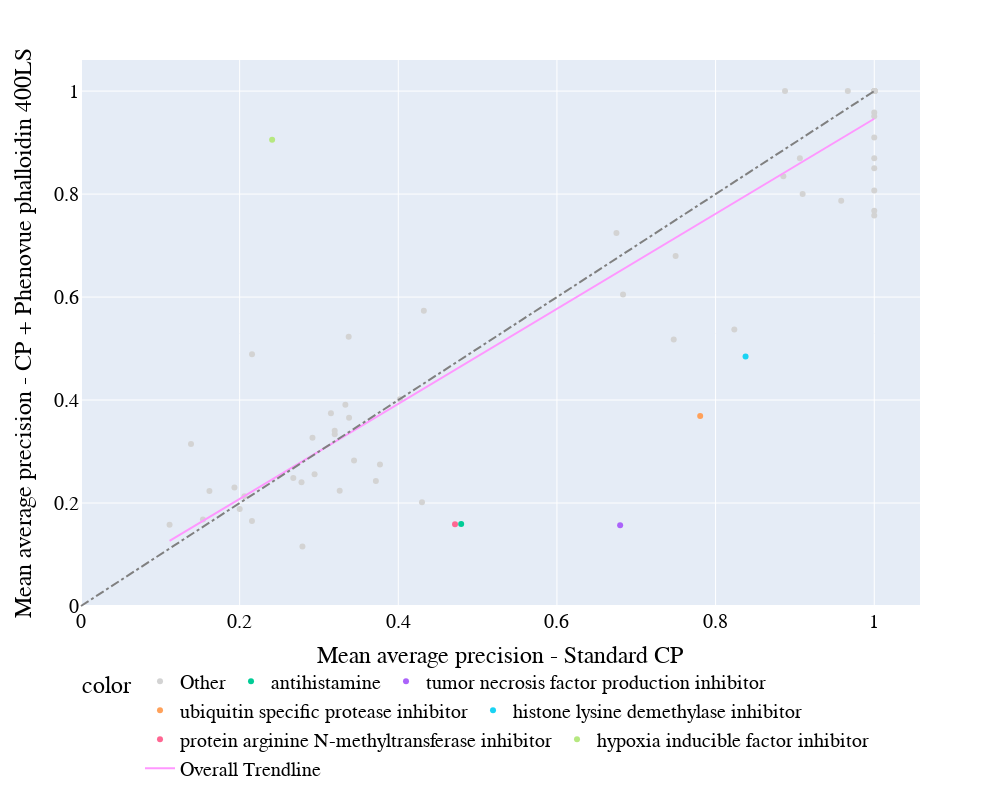

Notebook source saved alongside this figure:
### Code cell
scatter_plot_comparison_colorblack_trendline(df_controls,col1='Standard CP', col2='CP + Phenovue phalloidin 400LS')

### Figure 1 — Plotly figure (JSON) as saved in the notebook; plotly's stock layout.template omitted (floating-point values rounded to 4 significant figures)
{"data": [{"hovertemplate": "<b>%{hovertext}</b><br><br>color=Other<br>Mean average precision - Standard CP=%{x}<br>Mean average precision - CP + Phenovue phalloidin 400LS=%{y}<extra></extra>", "hovertext": ["tumor necrosis factor production inhibitor", "acetylcholine receptor antagonist", "pyruvate dehydrogenase kinase inhibitor", "protein tyrosine kinase inhibitor", "antihistamine", "hepatocyte growth factor receptor inhibitor", "CHK inhibitor", "glycogen synthase kinase inhibitor", "histone lysine methyltransferase inhibitor", "inosine monophosphate dehydrogenase inhibitor", "CDC inhibitor", "PARP inhibitor", "bromodomain inhibitor", "glycogen synthase kinase inhibitor", "JAK inhibitor", "Apoptosis inducer (ATP-competitive kinase inhibitor)", "hepatocyte growth factor receptor inhibitor", "bromodomain inhibitor", "MEK inhibitor", "Aurora kinase inhibitor", "LXR agonist", "phospholipase inhibitor", "IGF-1 inhibitor", "tricyclic antidepressant", "phosphodiesterase inhibitor", "beta-catenin inhibitor", "JNK inhibitor", "LXR agonist", "DNA inhibitor", "kinesin inhibitor", "phosphoinositide dependent kinase inhibitor", "RAF inhibitor", "FGFR inhibitor", "Bcr-Abl kinase inhibitor", "AMPK inhibitor", "pyruvate dehydrogenase kinase inhibitor", "phospholipase inhibitor", "Aurora kinase inhibitor", "JAK inhibitor", "tricyclic antidepressant", "PARP inhibitor", "BCL inhibitor", "inosine monophosphate dehydrogenase inhibitor", "MEK inhibitor", "histone lysine methyltransferase inhibitor", "HDAC inhibitor", "HDAC inhibitor", "BCL inhibitor", "phosphodiesterase inhibitor", "kinesin inhibitor", "CDK inhibitor", "CDC inhibitor", "RAF inhibitor", "protein tyrosine kinase inhibitor", "MAP kinase inhibitor", "ER stressor (SERCA inhibitor)", "protein arginine N-methyltransferase inhibitor", "Apoptosis inducer (transcription inhibitor)", "phosphoinositide dependent kinase inhibitor", "FGFR inhibitor", "DNA inhibitor", "smoothened receptor agonist", "JNK inhibitor", "CHK inhibitor", "EGFR inhibitor", "androgen receptor modulator", "HMGCR inhibitor", "acetylcholine receptor antagonist", "p38 MAPK inhibitor", "mTOR inhibitor", "EGFR inhibitor", "HMGCR inhibitor", "IGF-1 inhibitor", "Bcr-Abl kinase inhibitor", "MAP kinase inhibitor", "p38 MAPK inhibitor", "ubiquitin specific protease inhibitor", "beta-catenin inhibitor", "CDK inhibitor", "histone lysine demethylase inhibitor", "androgen receptor modulator", "mTOR inhibitor", "smoothened receptor agonist", "hypoxia inducible factor inhibitor"], "legendgroup": "Other", "marker": {"color": "lightgrey", "symbol": "circle"}, "mode": "markers", "name": "Other", "orientation": "v", "showlegend": true, "type": "scatter", "x": [0.2945, 0.3199, 1, 0.2676, 0.3375, 1, 1, 1, 0.3198, 1, 1, 0.2918, 0.8875, 1, 0.3151, 1, 0.1537, 1, 0.675, 1, 1, 0.3333, 1, 0.1387, 0.3261, 0.278, 0.3717, 0.6833, 0.2791, 1, 1, 0.3442, 1, 1, 1, 1, 1, 1, 0.7496, 0.206, 1, 1, 0.9583, 1, 1, 1, 1, 0.9097, 0.1117, 1, 1, 0.3769, 1, 0.1934, 0.402, 1, 1, 1, 1, 1, 1, 0.7472, 0.4298, 1, 0.4322, 0.1619, 0.3379, 0.2156, 1, 1, 1, 0.2001, 1, 0.9667, 0.9062, 0.8236, 1, 1, 1, 1, 0.2155, 1, 0.8854, 1], "xaxis": "x", "y": [0.2559, 0.3336, 0.85, 0.2487, 0.5229, 1, 1, 1, 0.3402, 1, 1, 0.3269, 1, 1, 0.3743, 1, 0.1681, 1, 0.7242, 1, 1, 0.3909, 1, 0.3148, 0.2237, 0.2405, 0.2428, 0.6049, 0.1155, 1, 1, 0.2824, 1, 1, 0.9097, 1, 1, 1, 0.6798, 0.2132, 1, 1, 0.7871, 1, 0.8694, 1, 1, 0.8, 0.1577, 1, 1, 0.275, 0.7677, 0.2301, 0.4015, 1, 0.9583, 1, 0.9514, 1, 1, 0.5175, 0.2016, 1, 0.5734, 0.2232, 0.3656, 0.4891, 1, 1, 1, 0.1884, 1, 1, 0.8694, 0.5371, 0.7583, 0.8069, 1, 1, 0.1652, 1, 0.8347, 1], "yaxis": "y"}, {"hovertemplate": "<b>%{hovertext}</b><br><br>color=antihistamine<br>Mean average precision - Standard CP=%{x}<br>Mean average precision - CP + Phenovue phalloidin 400LS=%{y}<extra></extra>", "hovertext": ["antihistamine"], "legendgroup": "antihistamine", "marker": {"color": "#00cc96", "symbol": "circle"}, "mode": "markers", "name": "antihistamine", "orientation": "v", "showlegend": true, "type": "scatter", "x": [0.4793], "xaxis": "x", "y": [0.1593], "yaxis": "y"}, {"hovertemplate": "<b>%{hovertext}</b><br><br>color=tumor necrosis factor production inhibitor<br>Mean average precision - Standard CP=%{x}<br>Mean average precision - CP + Phenovue phalloidin 400LS=%{y}<extra></extra>", "hovertext": ["tumor necrosis factor production inhibitor"], "legendgroup": "tumor necrosis factor production inhibitor", "marker": {"color": "#ab63fa", "symbol": "circle"}, "mode": "markers", "name": "tumor necrosis factor production inhibitor", "orientation": "v", "showlegend": true, "type": "scatter", "x": [0.6797], "xaxis": "x", "y": [0.1567], "yaxis": "y"}, {"hovertemplate": "<b>%{hovertext}</b><br><br>color=ubiquitin specific protease inhibitor<br>Mean average precision - Standard CP=%{x}<br>Mean average precision - CP + Phenovue phalloidin 400LS=%{y}<extra></extra>", "hovertext": ["ubiquitin specific protease inhibitor"], "legendgroup": "ubiquitin specific protease inhibitor", "marker": {"color": "#FFA15A", "symbol": "circle"}, "mode": "markers", "name": "ubiquitin specific protease inhibitor", "orientation": "v", "showlegend": true, "type": "scatter", "x": [0.7806], "xaxis": "x", "y": [0.3692], "yaxis": "y"}, {"hovertemplate": "<b>%{hovertext}</b><br><br>color=histone lysine demethylase inhibitor<br>Mean average precision - Standard CP=%{x}<br>Mean average precision - CP + Phenovue phalloidin 400LS=%{y}<extra></extra>", "hovertext": ["histone lysine demethylase inhibitor"], "legendgroup": "histone lysine demethylase inhibitor", "marker": {"color": "#19d3f3", "symbol": "circle"}, "mode": "markers", "name": "histone lysine demethylase inhibitor", "orientation": "v", "showlegend": true, "type": "scatter", "x": [0.8378], "xaxis": "x", "y": [0.4847], "yaxis": "y"}, {"hovertemplate": "<b>%{hovertext}</b><br><br>color=protein arginine N-methyltransferase inhibitor<br>Mean average precision - Standard CP=%{x}<br>Mean average precision - CP + Phenovue phalloidin 400LS=%{y}<extra></extra>", "hovertext": ["protein arginine N-methyltransferase inhibitor"], "legendgroup": "protein arginine N-methyltransferase inhibitor", "marker": {"color": "#FF6692", "symbol": "circle"}, "mode": "markers", "name": "protein arginine N-methyltransferase inhibitor", "orientation": "v", "showlegend": true, "type": "scatter", "x": [0.4715], "xaxis": "x", "y": [0.1588], "yaxis": "y"}, {"hovertemplate": "<b>%{hovertext}</b><br><br>color=hypoxia inducible factor inhibitor<br>Mean average precision - Standard CP=%{x}<br>Mean average precision - CP + Phenovue phalloidin 400LS=%{y}<extra></extra>", "hovertext": ["hypoxia inducible factor inhibitor"], "legendgroup": "hypoxia inducible factor inhibitor", "marker": {"color": "#B6E880", "symbol": "circle"}, "mode": "markers", "name": "hypoxia inducible factor inhibitor", "orientation": "v", "showlegend": true, "type": "scatter", "x": [0.2409], "xaxis": "x", "y": [0.9056], "yaxis": "y"}, {"hovertemplate": "<b>OLS trendline</b><br>y = 0.922937 * x + 0.0233505<br>R<sup>2</sup>=0.821927<br><br>Mean average precision - Standard CP=%{x}<br>Mean average precision - CP + Phenovue phalloidin 400LS=%{y} <b>(trend)</b><extra></extra>", "legendgroup": "Overall Trendline", "line": {"color": "#FF97FF"}, "mode": "lines", "name": "Overall Trendline", "showlegend": true, "type": "scatter", "x": [0.1117, 0.1387, 0.1537, 0.1619, 0.1934, 0.2001, 0.206, 0.2155, 0.2156, 0.2409, 0.2676, 0.278, 0.2791, 0.2918, 0.2945, 0.3151, 0.3198, 0.3199, 0.3261, 0.3333, 0.3375, 0.3379, 0.3442, 0.3717, 0.3769, 0.402, 0.4298, 0.4322, 0.4715, 0.4793, 0.675, 0.6797, 0.6833, 0.7472, 0.7496, 0.7806, 0.8236, 0.8378, 0.8854, 0.8875, 0.9062, 0.9097, 0.9583, 0.9667, 1, 1, 1, 1, 1, 1, 1, 1, 1, 1, 1, 1, 1, 1, 1, 1, 1, 1, 1, 1, 1, 1, 1, 1, 1, 1, 1, 1, 1, 1, 1, 1, 1, 1, 1, 1, 1, 1, 1, 1, 1, 1, 1, 1, 1, 1], "xaxis": "x", "y": [0.1264, 0.1513, 0.1652, 0.1728, 0.2019, 0.208, 0.2135, 0.2223, 0.2223, 0.2457, 0.2703, 0.2799, 0.281, 0.2927, 0.2951, 0.3142, 0.3185, 0.3186, 0.3243, 0.3309, 0.3348, 0.3352, 0.3411, 0.3664, 0.3712, 0.3944, 0.4201, 0.4222, 0.4585, 0.4657, 0.6463, 0.6506, 0.654, 0.713, 0.7152, 0.7438, 0.7835, 0.7966, 0.8405, 0.8425, 0.8598, 0.863, 0.9078, 0.9155, 0.9463, 0.9463, 0.9463, 0.9463, 0.9463, 0.9463, 0.9463, 0.9463, 0.9463, 0.9463, 0.9463, 0.9463, 0.9463, 0.9463, 0.9463, 0.9463, 0.9463, 0.9463, 0.9463, 0.9463, 0.9463, 0.9463, 0.9463, 0.9463, 0.9463, 0.9463, 0.9463, 0.9463, 0.9463, 0.9463, 0.9463, 0.9463, 0.9463, 0.9463, 0.9463, 0.9463, 0.9463, 0.9463, 0.9463, 0.9463, 0.9463, 0.9463, 0.9463, 0.9463, 0.9463, 0.9463], "yaxis": "y"}], "layout": {"font": {"color": "Black", "family": "sans serif", "size": 20}, "height": 800, "legend": {"orientation": "h", "title": {"text": "color"}, "tracegroupgap": 0}, "margin": {"t": 60}, "shapes": [{"line": {"color": "grey", "dash": "dashdot"}, "type": "line", "x0": 0, "x1": 1, "y0": 0, "y1": 1}], "width": 1000, "xaxis": {"anchor": "y", "domain": [0, 1], "title": {"text": "Mean average precision - Standard CP"}}, "yaxis": {"anchor": "x", "domain": [0, 1], "title": {"text": "Mean average precision - CP + Phenovue phalloidin 400LS"}}}}
